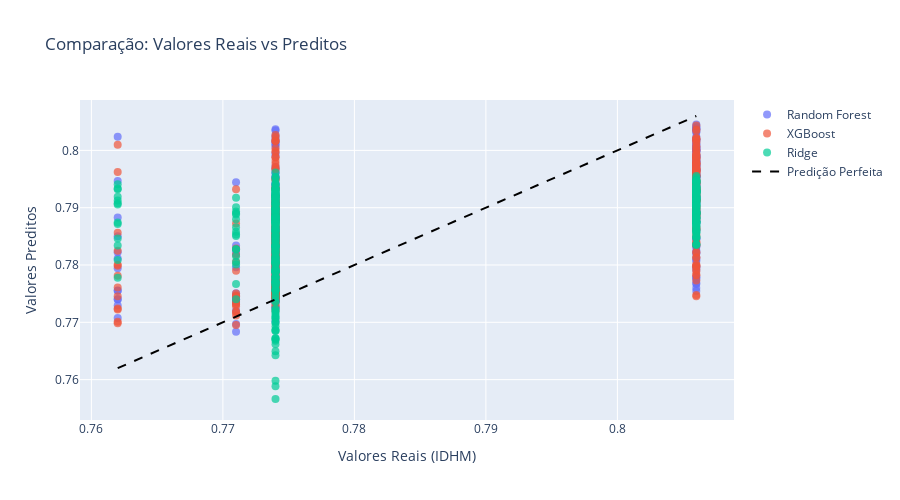

Source (notebook cell):
### Markdown cell above
### Valores reais vs preditos para todos os modelos

### Code cell
fig_predictions = go.Figure()

fig_predictions.add_trace(go.Scatter(
    x=y_test, y=y_test_pred_rf,
    mode='markers',
    name='Random Forest',
    marker=dict(size=8, opacity=0.7)
))
fig_predictions.add_trace(go.Scatter(
    x=y_test, y=y_test_pred_xgb,
    mode='markers',
    name='XGBoost',
    marker=dict(size=8, opacity=0.7)
))
fig_predictions.add_trace(go.Scatter(
    x=y_test, y=y_test_pred_ridge,
    mode='markers',
    name='Ridge',
    marker=dict(size=8, opacity=0.7)
))

# Linha perfeita
y_min, y_max = y_test.min(), y_test.max()
fig_predictions.add_trace(go.Scatter(
    x=[y_min, y_max],
    y=[y_min, y_max],
    mode='lines',
    name='Predição Perfeita',
    line=dict(dash='dash', color='black', width=2)
))

fig_predictions.update_layout(
    title='Comparação: Valores Reais vs Preditos',
    xaxis_title='Valores Reais (IDHM)',
    yaxis_title='Valores Preditos',
    height=500
)
fig_predictions.show()

### Figure 1 — Plotly figure (JSON) as saved in the notebook; plotly's stock layout.template omitted (floating-point values rounded to 4 significant figures; data arrays with more than 128 entries replaced by an {"elided": "..."} marker saying what was removed)
{"data": [{"marker": {"opacity": 0.7, "size": 8}, "mode": "markers", "name": "Random Forest", "type": "scatter", "x": {"elided": "333 float values"}, "y": {"elided": "333 float values"}}, {"marker": {"opacity": 0.7, "size": 8}, "mode": "markers", "name": "XGBoost", "type": "scatter", "x": {"elided": "333 float values"}, "y": {"elided": "333 float values"}}, {"marker": {"opacity": 0.7, "size": 8}, "mode": "markers", "name": "Ridge", "type": "scatter", "x": {"elided": "333 float values"}, "y": {"elided": "333 float values"}}, {"line": {"color": "black", "dash": "dash", "width": 2}, "mode": "lines", "name": "Predição Perfeita", "type": "scatter", "x": [0.762, 0.806], "y": [0.762, 0.806]}], "layout": {"height": 500, "title": {"text": "Comparação: Valores Reais vs Preditos"}, "xaxis": {"title": {"text": "Valores Reais (IDHM)"}}, "yaxis": {"title": {"text": "Valores Preditos"}}}}
